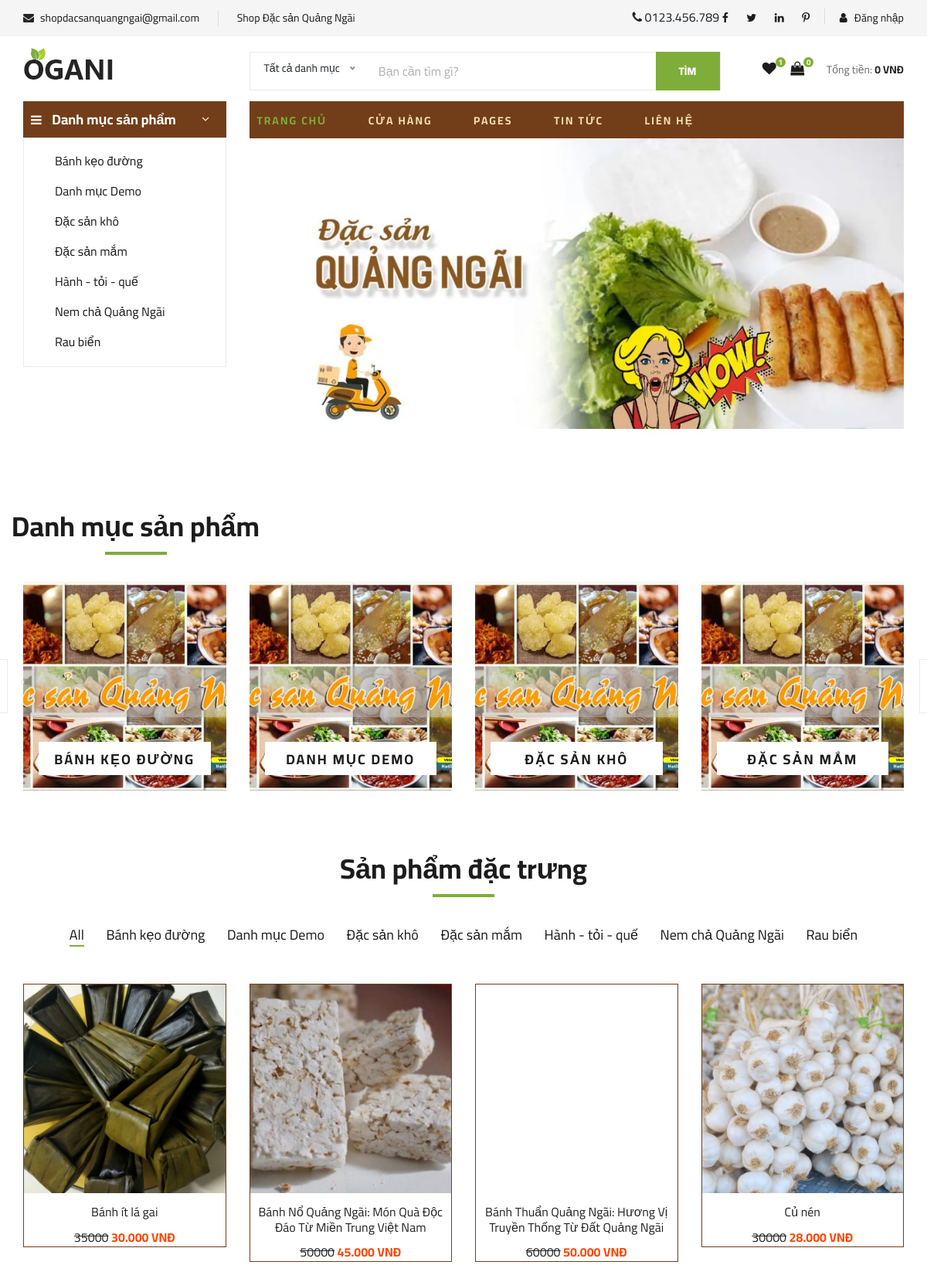
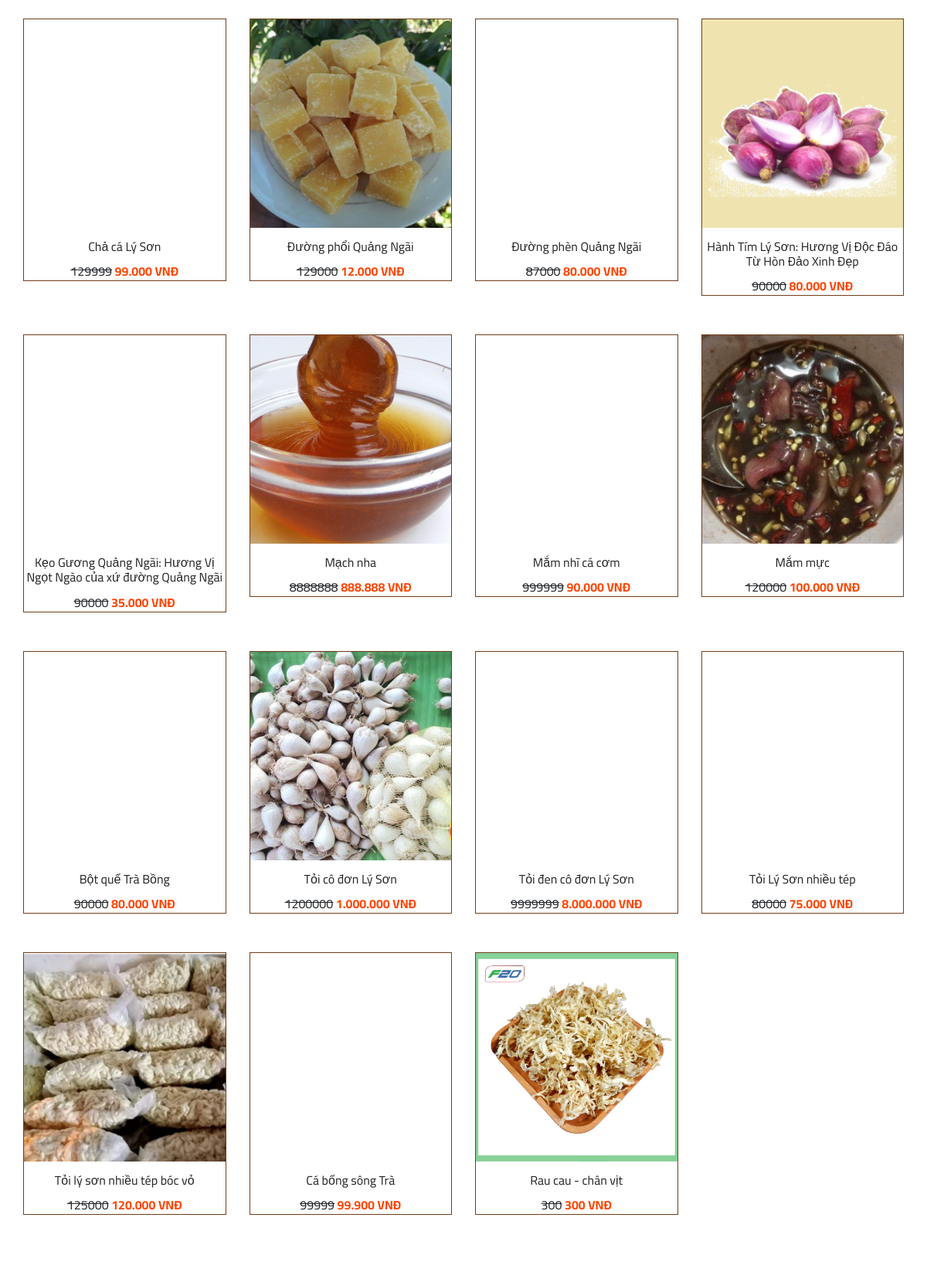
Page /webbanhang/index.php (upper part) on the committed database (2 pictures, top to bottom).
### tables this page shows
CREATE TABLE `categories` (
  `id` bigint(20) UNSIGNED NOT NULL,
  `name` varchar(255) NOT NULL,
  `slug` varchar(255) NOT NULL,
  `status` enum('Active','Inactive') NOT NULL,
  `created_at` timestamp NULL DEFAULT NULL,
  `updated_at` timestamp NULL DEFAULT NULL
);

CREATE TABLE `products` (
  `id` bigint(20) UNSIGNED NOT NULL,
  `name` varchar(255) NOT NULL,
  `slug` varchar(255) NOT NULL,
  `description` text NOT NULL,
  `summary` text NOT NULL,
  `stock` tinyint(3) UNSIGNED NOT NULL,
  `unit` varchar(50) DEFAULT NULL,
  `price` double NOT NULL,
  `disscounted_price` double NOT NULL,
  `images` text NOT NULL,
  `category_id` bigint(20) UNSIGNED NOT NULL,
  `brand_id` bigint(20) UNSIGNED NOT NULL,
  `status` enum('Active','Inactive') NOT NULL,
  `created_at` timestamp NULL DEFAULT NULL,
  `updated_at` timestamp NULL DEFAULT NULL
);

### webbanhang/index.php (the view, shortened to what this page needs)
<?php
$is_homepage = true;
require_once('components/header.php');
?>
    <section class="categories">
        <div class="container">
            <div class="row">
            <div class="section-title">
                        <h2>Danh mục sản phẩm</h2>
                    </div>
                <div class="categories__slider owl-carousel">
                <?php
                 $sql_str = "select * from categories order by name";
                 $result = mysqli_query($conn, $sql_str);
                    while ($row = mysqli_fetch_assoc($result)){
                ?>
                    <div class="col-lg-3">
                        <div class="categories__item set-bg" data-setbg="img/categories/cat-1.jpg">
                            <h5><a href="#"><?=$row['name']?></a></h5>
                        </div>
                    </div>
                <?php } ?>
                </div>
            </div>
        </div>
    </section>
    <section class="featured spad">
        <div class="container">
            <div class="row">
                <div class="col-lg-12">
                    <div class="section-title">
                        <h2>Sản phẩm đặc trưng</h2>
                    </div>
                    <div class="featured__controls">
                        <ul>
                            <li class="active" data-filter="*">All</li>
                            <?php
                 $sql_str = "select * from categories order by name";
                 $result = mysqli_query($conn, $sql_str);
                    while ($row = mysqli_fetch_assoc($result)){
                ?>
                            <li data-filter=".<?=$row['slug']?>"><?=$row['name']?></li>
                    <?php } ?>
                        </ul>
                    </div>
                </div>
            </div>
            <div class="row featured__filter">
            <?php
                 $sql_str = "select products.id as pid, products.name as pname, images, price,disscounted_price, categories.slug as cslug from products, categories where products.category_id=categories.id; ";
                 $result = mysqli_query($conn, $sql_str);
                    while ($row = mysqli_fetch_assoc($result)){
                        $anh_arr = explode(';', $row['images']);
                ?>
                <div class="col-lg-3 col-md-4 col-sm-6 mix <?=$row['cslug']?>">
                    <div class="featured__item">
                        <div class="featured__item__pic set-bg" data-setbg="<?="quantri/".$anh_arr[0]?>">
                        </div>
                        <div class="featured__item__text">
                            <h6><a href="sanpham.php?id=<?=$row['pid']?>"><?=$row['pname']?></a></h6>
                            <div class="prices">
                                <span class="old"><?=$row['price']?></span>
                                <span class="curr"><?= number_format($row['disscounted_price'], 0, '', '.') . " VNĐ" ?></span>
                            </div>
                        </div>
                    </div>
                </div>
                <?php } ?>
            </div>
        </div>
    </section>
<?php
require_once('components/footer.php');
?>

### webbanhang/components/header.php (shortened to what this page needs)
<!DOCTYPE html>
<html lang="zxx">
<head>
    <link rel="stylesheet" href="../css/bootstrap.min.css" type="text/css">
    <link rel="stylesheet" href="../css/font-awesome.min.css" type="text/css">
    <link rel="stylesheet" href="../css/elegant-icons.css" type="text/css">
    <link rel="stylesheet" href="../css/nice-select.css" type="text/css">
    <link rel="stylesheet" href="../css/jquery-ui.min.css" type="text/css">
    <link rel="stylesheet" href="../css/owl.carousel.min.css" type="text/css">
    <link rel="stylesheet" href="../css/slicknav.min.css" type="text/css">
    <link rel="stylesheet" href="../css/style.css" type="text/css">
</head>
<body>
    <header class="header">
        <div class="header__top">
            <div class="container">
                <div class="row">
                    <div class="col-lg-6 col-md-6">
                        <div class="header__top__left">
                            <ul>
                                <li><i class="fa fa-envelope"></i> shopdacsanquangngai@gmail.com</li>
                                <li>Shop Đặc sản Quảng Ngãi</li>
                            </ul>
                        </div>
                    </div>
                    <div class="col-lg-6 col-md-6">
                        <div class="header__top__right">
                            <div class="header__top__right__social">
                                <i class="fa fa-phone"></i> 0123.456.789
                                <a href="#"><i class="fa fa-facebook"></i></a>
                                <a href="#"><i class="fa fa-twitter"></i></a>
                                <a href="#"><i class="fa fa-linkedin"></i></a>
                                <a href="#"><i class="fa fa-pinterest-p"></i></a>
                            </div>
                            <div class="header__top__right__auth">
                                <a href="#"><i class="fa fa-user"></i> Đăng nhập</a>
                            </div>
                        </div>
                    </div>
                </div>
            </div>
        </div>
        <div class="container">
            <div class="row">
                <div class="col-lg-3">
                    <div class="header__logo">
                        <a href="./index.php"><img src="img/logo.png" alt=""></a>
                    </div>
                </div>
                <div class="col-lg-6">
                        <div class="hero__search__form">
                            <form action="timkiem.php" method="get">
                                        <?php
                                        require('./db/conn.php');
                                        ?>
                                <input type="text" name="tukhoa" placeholder="Bạn cần tìm gì?">
                                <button type="submit" class="site-btn">Tìm</button>
                            </form>
                        </div>
                </div>
                <div class="col-lg-3">
                    <div class="header__cart">
                        <ul>
                            <li><a href="#"><i class="fa fa-heart"></i> <span>1</span></a></li>
                            <li><a href="./cart.php"><i class="fa fa-shopping-bag"></i> <span>
                                <?php
                                    $count = 0;
                                    $tongtien = 0;
                                    echo $count;
                                ?>
                            </span></a></li>
                        </ul>
                        <div class="header__cart__price">Tổng tiền: <span><?=number_format($tongtien, 0, '', '.'). " VNĐ" ?></span></div>
                    </div>
                </div>
            </div>
        </div>
    </header>
    <?php
    if ($is_homepage){
        echo '<section class="hero">';
    } else {
        echo '<section class="hero hero-normal">';
    }
    ?>
        <div class="container">
            <div class="row">
                <div class="col-lg-3">
                    <div class="hero__categories">
                        <div class="hero__categories__all">
                            <i class="fa fa-bars"></i>
                            <span>Danh mục sản phẩm</span>
                        </div>
                        <ul>
                            <?php
                                $sql_str = "select * from categories order by name";
                                $result = mysqli_query($conn, $sql_str);
                                while ($row = mysqli_fetch_assoc($result)){
                            ?>
                            <li><a href="#"><?=$row['name']?></a></li>
                            <?php } ?>
                        </ul>
                    </div>
                </div>
                <div class="col-lg-9">
                    <nav class="header__menu">
                        <ul>
                            <li class="active"><a href="/">Trang chủ</a></li>
                            <li><a href="/shop.php">Cửa hàng</a></li>
                            <li><a href="#">Pages</a>
                            </li>
                            <li><a href="./blog.html">Tin tức</a></li>
                            <li><a href="./contact.html">Liên hệ</a></li>
                        </ul>
                    </nav>
                    <?php
    if ($is_homepage){
       ?>
 <div class="hero__item set-bg" data-setbg="img/hero/banner.jpg">
                    </div>
<?php
    }
    ?>
                </div>
            </div>
        </div>
    </section>

### rows in the picture
categories: name "Bánh kẹo đường", name "BÁNH KẸO ĐƯỜNG"
categories: name "Danh mục Demo", name "DANH MỤC DEMO"
categories: name "Đặc sản khô", name "ĐẶC SẢN KHÔ"
categories: name "Đặc sản mắm", name "ĐẶC SẢN MẮM"
categories: name "Hành - tỏi - quế"
categories: name "Nem chả Quảng Ngãi"
categories: name "Rau biển"
products: shows a picture, name "Bánh ít lá gai", price "35000", disscounted_price "30.000"
products: shows a picture, name "Bánh Nổ Quảng Ngãi: Món Quà Độc Đáo Từ Miền Trung Việt Nam", price "50000", disscounted_price "45.000"
products: name "Bánh Thuẩn Quảng Ngãi: Hương Vị Truyền Thống Từ Đất Quảng Ngãi", price "60000", disscounted_price "50.000"
products: shows a picture, name "Củ nén", price "30000", disscounted_price "28.000"
products: name "Chả cá Lý Sơn", price "129999", disscounted_price "99.000"
products: shows a picture, name "Đường phổi Quảng Ngãi", price "129000", disscounted_price "12.000"
products: name "Đường phèn Quảng Ngãi", price "87000", disscounted_price "80.000"
products: shows a picture, name "Hành Tím Lý Sơn: Hương Vị Độc Đáo Từ Hòn Đảo Xinh Đẹp", price "90000", disscounted_price "80.000"
products: name "Kẹo Gương Quảng Ngãi: Hương Vị Ngọt Ngào của xứ đường Quảng Ngãi", price "90000", disscounted_price "35.000"
products: shows a picture, name "Mạch nha", price "8888888", disscounted_price "888.888"
products: name "Mắm nhĩ cá cơm", price "999999", disscounted_price "90.000"
products: shows a picture, name "Mắm mực", price "120000", disscounted_price "100.000"
products: name "Bột quế Trà Bồng", price "90000", disscounted_price "80.000"
products: shows a picture, name "Tỏi cô đơn Lý Sơn", price "1200000", disscounted_price "1.000.000"
products: name "Tỏi đen cô đơn Lý Sơn", price "9999999", disscounted_price "8.000.000"
products: name "Tỏi Lý Sơn nhiều tép", price "80000", disscounted_price "75.000"
products: shows a picture, name "Tỏi lý sơn nhiều tép bóc vỏ", price "125000", disscounted_price "120.000"
products: name "Cá bống sông Trà", price "99999", disscounted_price "99.900"
products: shows a picture, name "Rau cau - chân vịt", price "300", disscounted_price "300"

### other values in the picture
$count "0"
$tongtien "0"
